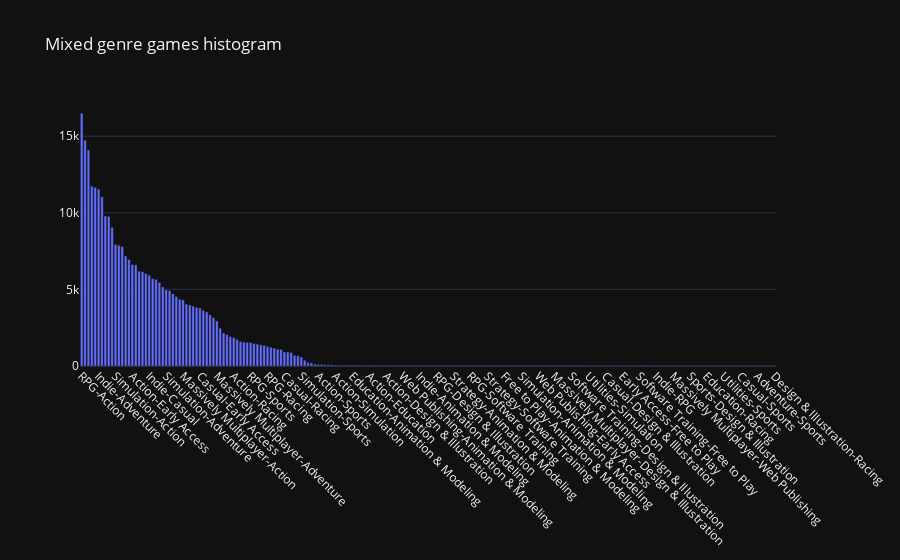

Notebook code for this chart:
### Code cell
# Display filtered results
fig = go.Figure()

pd_df = mixed_genres_counts \
    .toPandas()

fig.add_trace(
    go.Bar(
        x = pd_df.key,
        y = pd_df.mixed_genres_sum,
        name = "Mixed genres counts"
    )
)

fig.update_layout(
    title = 'Mixed genre games histogram',
    template = 'plotly_dark'
)
fig.update_xaxes(tickangle = 45)

fig.show()

### Figure 1 — Plotly figure (JSON) as saved in the notebook; plotly's stock layout.template omitted (floating-point values rounded to 4 significant figures; data arrays with more than 128 entries replaced by an {"elided": "..."} marker saying what was removed)
{"data": [{"name": "Mixed genres counts", "type": "bar", "x": {"elided": "206 str values"}, "y": {"elided": "206 int values"}}], "layout": {"title": {"text": "Mixed genre games histogram"}, "xaxis": {"tickangle": 45}}}
